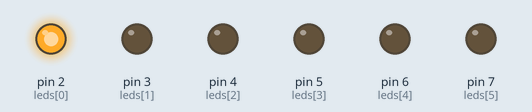
The sketch below on a simulated Arduino Uno, built with avr-gcc and run on an emulated ATmega328P. On the bench: output pins drawn as LEDs (lit = HIGH).

Above: at 0.2 s.
At 1.0 s:
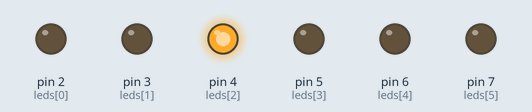
At 1.4 s:
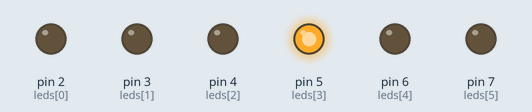
At 1.8 s:
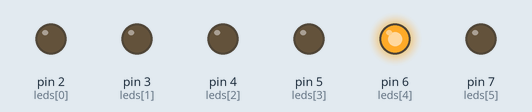
At 3.0 s:
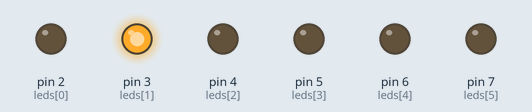
At 4.6 s:
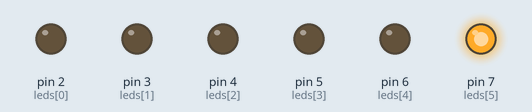
Timing chart, 0 to 5.5 s (numbered marks = the images above):
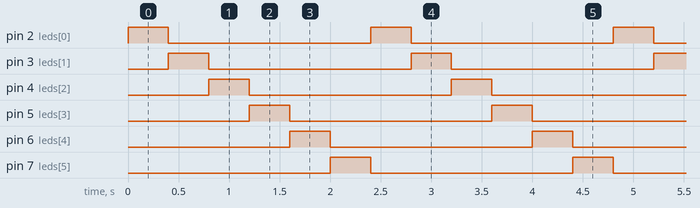

Measured:
- by itself, pin 2 (leds[0]), pin 3 (leds[1]), pin 4 (leds[2]), pin 5 (leds[3]), pin 6 (leds[4]), pin 7 (leds[5]): alternates HIGH for 0.40 s and LOW for 2.0 s
- by itself, everything shown: repeats every 2.4 s, in 7 steps

The sketch:

terrific_crift1.ino
```cpp
int leds[6] = {2, 3, 4, 5, 6, 7};   // LED pins
int delayTime = 400;                // Custom delay (NOT same as class demo)

void setup() {
  for (int i = 0; i < 6; i++) {
    pinMode(leds[i], OUTPUT);
  }
}

void loop() {
  // Turn LEDs on one by one
  for (int i = 0; i < 6; i++) {
    digitalWrite(leds[i], HIGH);
    delay(delayTime);
    digitalWrite(leds[i], LOW);
  }
}
```
